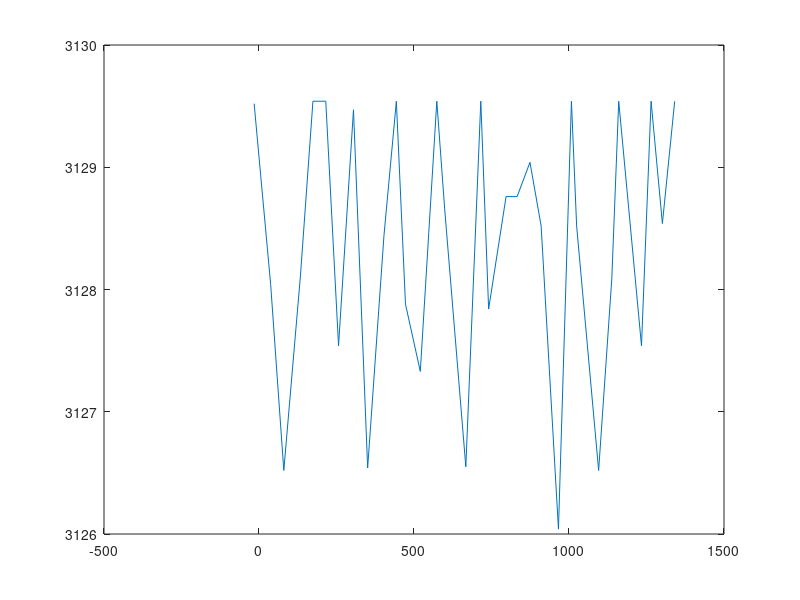

Write the MATLAB code that produced this figure.
clear all

% y=[3127.542 3129.54 3128.81 3128.11 3128.11 3127.11 3128.91 3129.54 3129.54 3126.54 3128.54 3129.54 3128.54 3127.54 3129.54 3127.54 3126.54 3127.54 3128.54 3129.54 3127.54 3129.54 3127.54 3128.54 3128.15 3128.54 3129.54 3127.15 3128.54 3128.54 3129.54 3128.52 3127.54 3129.54 3126.54 3128.09 3129.52 3128.52 3129.54 3127.04 3128.52 3129.04 3127.76 3128.76 3129.84 3127.84 3129.31 3128.84 3128.76 3129.11 3127.11 3129.54 3126.54 3128.52];
% x=[-30.18 -9.05 23.48 102.64 126.7 158.5 185.42 224.3 249.54 281.83 317.03 343.7 369.9 405.13 441.48 474.04 503.7 528.44 569.54 613.33 642.96 666.42 698.72 731.09 752.43 795.95 830.82 836.04 883.67 921.48 939.45 974.81 992.294 1015.78 1045.14 1061.82 1105.19 1131.85 1144.94 1199.25 1208.89 1244.11 1301.33 1322.67 1376.31 1401.17 1440 1441.55 1459.81 1470.19 1500.38 1511.93 1538.35 1576.3];
% figure
% plot(x,y);
% 

y=[3129.52 3128.04 3126.52 3128.11 3129.54 3129.54 3127.54 3129.47 3126.54 3128.44 3129.54 3127.88 3127.33 3129.54 3128.66 3126.55 3129.54 3127.84 3128.76 3128.76 3129.04 3128.52 3126.04 3129.54 3128.52 3126.52 3128.09 3129.54 3127.54 3129.54 3128.54 3129.54];
x=[-15.69 37.64 80 133.59 173.98 215.38 256.6 304.76 350.47 403.07 443.07 472.52 520.31 573.58 598.9 667.17 715.47 740.74 796.98 832.59 874.07 910.09 965.98 1007.85 1024.59 1095.58 1138.11 1160.37 1233.85 1264.76 1301.23 1340.95];
figure;
plot(x,y);


mean(y,2)
% p=polyfit(x,y,1);
% 
% set(gca,'xtick',-50:100:1800);
% set(gca,'ytick',1000:100:3130);



% % grid on





